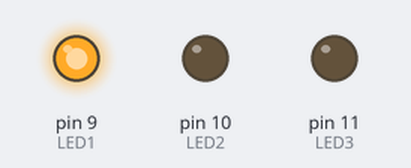
A sketch run on a simulated Arduino Uno, built with avr-gcc and run on an emulated ATmega328P. On the bench: output pins drawn as LEDs (lit = HIGH).

Above: at 0.5 s.
At 1.5 s:
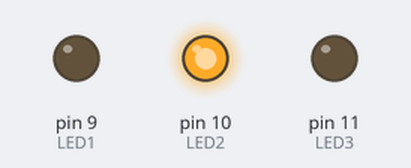
At 5.5 s:
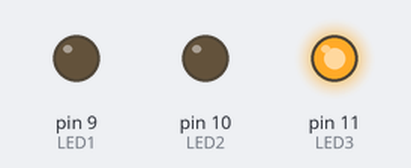
Timing chart, 0 to 6.9 s (numbered marks = the images above):
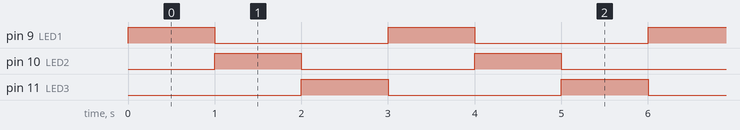

The sketch:

basic_arduino_1_a.ino
```cpp
/**
 * @file: fireled.ino
 * @title: Arduino basics 1: a LED fire
 * @author: Simon de Bakker <simon@simbits.nl>
 *
 * This sketch is part of the Arduion basics 1 workshop
 */

#define LED1  9
#define LED2  10
#define LED3  11

#define BUTTON 12

void setup() {
  pinMode(LED1, OUTPUT);
  pinMode(LED2, OUTPUT);
  pinMode(LED3, OUTPUT);

  pinMode(BUTTON, INPUT);
}

void loop() {
  digitalWrite(LED1, HIGH);
  digitalWrite(LED2, LOW);
  digitalWrite(LED3, LOW);

  delay(1000);

  digitalWrite(LED1, LOW);
  digitalWrite(LED2, HIGH);
  digitalWrite(LED3, LOW);

  delay(1000);

  digitalWrite(LED1, LOW);
  digitalWrite(LED2, LOW);
  digitalWrite(LED3, HIGH);

  delay(1000);
}
```

Measured:
- by itself, pin 9 (LED1), pin 10 (LED2), pin 11 (LED3): alternates HIGH for 1.0 s and LOW for 2.0 s
- by itself, everything shown: repeats every 3.0 s, in 3 steps
